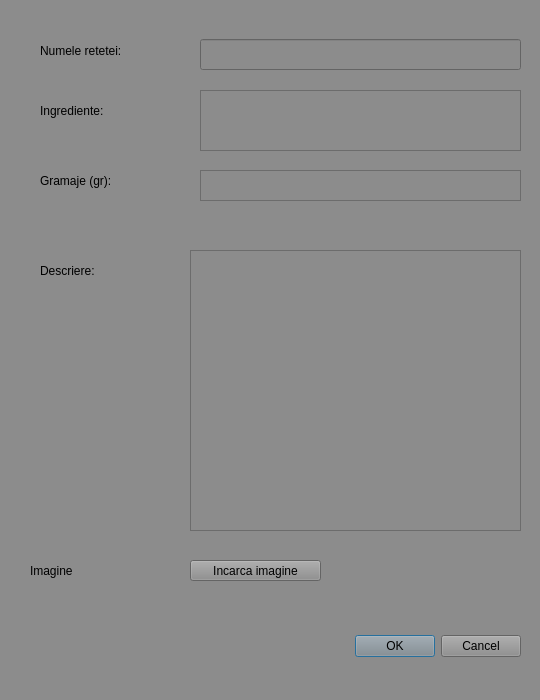
<?xml version="1.0" encoding="UTF-8"?>
<ui version="4.0">
 <class>addReteta</class>
 <widget class="QDialog" name="addReteta">
  <property name="geometry">
   <rect>
    <x>0</x>
    <y>0</y>
    <width>540</width>
    <height>700</height>
   </rect>
  </property>
  <property name="maximumSize">
   <size>
    <width>640</width>
    <height>800</height>
   </size>
  </property>
  <property name="windowTitle">
   <string>Dialog</string>
  </property>
  <property name="styleSheet">
   <string notr="true">background-color: rgb(140, 140, 140);</string>
  </property>
  <widget class="QDialogButtonBox" name="SendRetetaButton">
   <property name="geometry">
    <rect>
     <x>-100</x>
     <y>630</y>
     <width>621</width>
     <height>32</height>
    </rect>
   </property>
   <property name="orientation">
    <enum>Qt::Horizontal</enum>
   </property>
   <property name="standardButtons">
    <set>QDialogButtonBox::Cancel|QDialogButtonBox::Ok</set>
   </property>
  </widget>
  <widget class="QLabel" name="numeReteta">
   <property name="geometry">
    <rect>
     <x>40</x>
     <y>40</y>
     <width>131</width>
     <height>21</height>
    </rect>
   </property>
   <property name="styleSheet">
    <string notr="true">font: 600 italic 11pt &quot;Segoe UI&quot;;</string>
   </property>
   <property name="text">
    <string>Numele retetei:</string>
   </property>
  </widget>
  <widget class="QLabel" name="Ingrediente">
   <property name="geometry">
    <rect>
     <x>40</x>
     <y>100</y>
     <width>131</width>
     <height>21</height>
    </rect>
   </property>
   <property name="styleSheet">
    <string notr="true">font: 600 italic 11pt &quot;Segoe UI&quot;;</string>
   </property>
   <property name="text">
    <string>Ingrediente:</string>
   </property>
  </widget>
  <widget class="QLabel" name="Gramaje">
   <property name="geometry">
    <rect>
     <x>40</x>
     <y>170</y>
     <width>131</width>
     <height>21</height>
    </rect>
   </property>
   <property name="styleSheet">
    <string notr="true">font: 600 italic 11pt &quot;Segoe UI&quot;;</string>
   </property>
   <property name="text">
    <string>Gramaje (gr): </string>
   </property>
  </widget>
  <widget class="QLabel" name="adaugaReteta">
   <property name="geometry">
    <rect>
     <x>40</x>
     <y>260</y>
     <width>131</width>
     <height>21</height>
    </rect>
   </property>
   <property name="styleSheet">
    <string notr="true">font: 600 italic 11pt &quot;Segoe UI&quot;;</string>
   </property>
   <property name="text">
    <string>Descriere: </string>
   </property>
  </widget>
  <widget class="QLabel" name="Imagine">
   <property name="geometry">
    <rect>
     <x>30</x>
     <y>560</y>
     <width>121</width>
     <height>21</height>
    </rect>
   </property>
   <property name="text">
    <string>Imagine </string>
   </property>
  </widget>
  <widget class="QLineEdit" name="addNume">
   <property name="geometry">
    <rect>
     <x>200</x>
     <y>39</y>
     <width>321</width>
     <height>31</height>
    </rect>
   </property>
  </widget>
  <widget class="QTextEdit" name="addIngrediente">
   <property name="geometry">
    <rect>
     <x>200</x>
     <y>90</y>
     <width>321</width>
     <height>61</height>
    </rect>
   </property>
  </widget>
  <widget class="QTextEdit" name="addGramaje">
   <property name="geometry">
    <rect>
     <x>200</x>
     <y>170</y>
     <width>321</width>
     <height>31</height>
    </rect>
   </property>
  </widget>
  <widget class="QTextEdit" name="addDescriere">
   <property name="geometry">
    <rect>
     <x>190</x>
     <y>250</y>
     <width>331</width>
     <height>281</height>
    </rect>
   </property>
  </widget>
  <widget class="QPushButton" name="pushButton">
   <property name="geometry">
    <rect>
     <x>190</x>
     <y>560</y>
     <width>131</width>
     <height>21</height>
    </rect>
   </property>
   <property name="text">
    <string>Incarca imagine</string>
   </property>
  </widget>
 </widget>
 <resources/>
 <connections>
  <connection>
   <sender>SendRetetaButton</sender>
   <signal>accepted()</signal>
   <receiver>addReteta</receiver>
   <slot>accept()</slot>
   <hints>
    <hint type="sourcelabel">
     <x>248</x>
     <y>254</y>
    </hint>
    <hint type="destinationlabel">
     <x>157</x>
     <y>274</y>
    </hint>
   </hints>
  </connection>
  <connection>
   <sender>SendRetetaButton</sender>
   <signal>rejected()</signal>
   <receiver>addReteta</receiver>
   <slot>reject()</slot>
   <hints>
    <hint type="sourcelabel">
     <x>316</x>
     <y>260</y>
    </hint>
    <hint type="destinationlabel">
     <x>286</x>
     <y>274</y>
    </hint>
   </hints>
  </connection>
 </connections>
</ui>
